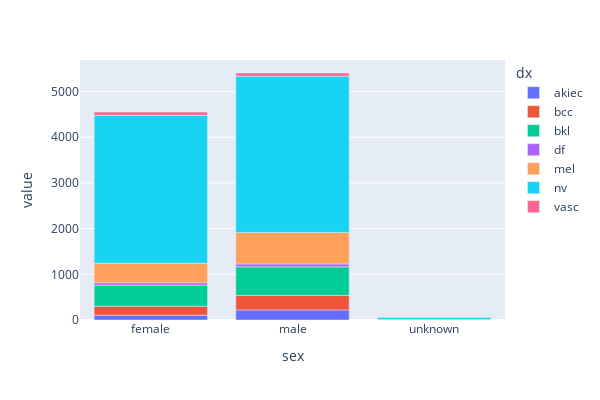

Notebook code for this chart:
### Code cell
fig_2 = px.bar(df_meta.groupby(['sex', 'dx']).size().unstack(level=1),width=600, height=400)
fig_2.update_layout(title_text='', title_x=0.5)
fig_2.show()

### Figure 1 — Plotly figure (JSON) as saved in the notebook; plotly's stock layout.template omitted (floating-point values rounded to 4 significant figures)
{"data": [{"alignmentgroup": "True", "hovertemplate": "dx=akiec<br>sex=%{x}<br>value=%{y}<extra></extra>", "legendgroup": "akiec", "marker": {"color": "#636efa", "pattern": {"shape": ""}}, "name": "akiec", "offsetgroup": "akiec", "orientation": "v", "showlegend": true, "textposition": "auto", "type": "bar", "x": ["female", "male", "unknown"], "xaxis": "x", "y": [106, 221, null], "yaxis": "y"}, {"alignmentgroup": "True", "hovertemplate": "dx=bcc<br>sex=%{x}<br>value=%{y}<extra></extra>", "legendgroup": "bcc", "marker": {"color": "#EF553B", "pattern": {"shape": ""}}, "name": "bcc", "offsetgroup": "bcc", "orientation": "v", "showlegend": true, "textposition": "auto", "type": "bar", "x": ["female", "male", "unknown"], "xaxis": "x", "y": [197, 317, null], "yaxis": "y"}, {"alignmentgroup": "True", "hovertemplate": "dx=bkl<br>sex=%{x}<br>value=%{y}<extra></extra>", "legendgroup": "bkl", "marker": {"color": "#00cc96", "pattern": {"shape": ""}}, "name": "bkl", "offsetgroup": "bkl", "orientation": "v", "showlegend": true, "textposition": "auto", "type": "bar", "x": ["female", "male", "unknown"], "xaxis": "x", "y": [463, 626, 10], "yaxis": "y"}, {"alignmentgroup": "True", "hovertemplate": "dx=df<br>sex=%{x}<br>value=%{y}<extra></extra>", "legendgroup": "df", "marker": {"color": "#ab63fa", "pattern": {"shape": ""}}, "name": "df", "offsetgroup": "df", "orientation": "v", "showlegend": true, "textposition": "auto", "type": "bar", "x": ["female", "male", "unknown"], "xaxis": "x", "y": [52, 63, null], "yaxis": "y"}, {"alignmentgroup": "True", "hovertemplate": "dx=mel<br>sex=%{x}<br>value=%{y}<extra></extra>", "legendgroup": "mel", "marker": {"color": "#FFA15A", "pattern": {"shape": ""}}, "name": "mel", "offsetgroup": "mel", "orientation": "v", "showlegend": true, "textposition": "auto", "type": "bar", "x": ["female", "male", "unknown"], "xaxis": "x", "y": [424, 689, null], "yaxis": "y"}, {"alignmentgroup": "True", "hovertemplate": "dx=nv<br>sex=%{x}<br>value=%{y}<extra></extra>", "legendgroup": "nv", "marker": {"color": "#19d3f3", "pattern": {"shape": ""}}, "name": "nv", "offsetgroup": "nv", "orientation": "v", "showlegend": true, "textposition": "auto", "type": "bar", "x": ["female", "male", "unknown"], "xaxis": "x", "y": [3237, 3421, 47], "yaxis": "y"}, {"alignmentgroup": "True", "hovertemplate": "dx=vasc<br>sex=%{x}<br>value=%{y}<extra></extra>", "legendgroup": "vasc", "marker": {"color": "#FF6692", "pattern": {"shape": ""}}, "name": "vasc", "offsetgroup": "vasc", "orientation": "v", "showlegend": true, "textposition": "auto", "type": "bar", "x": ["female", "male", "unknown"], "xaxis": "x", "y": [73, 69, null], "yaxis": "y"}], "layout": {"barmode": "relative", "height": 400, "legend": {"title": {"text": "dx"}, "tracegroupgap": 0}, "margin": {"t": 60}, "title": {"text": "", "x": 0.5}, "width": 600, "xaxis": {"anchor": "y", "domain": [0, 1], "title": {"text": "sex"}}, "yaxis": {"anchor": "x", "domain": [0, 1], "title": {"text": "value"}}}}
